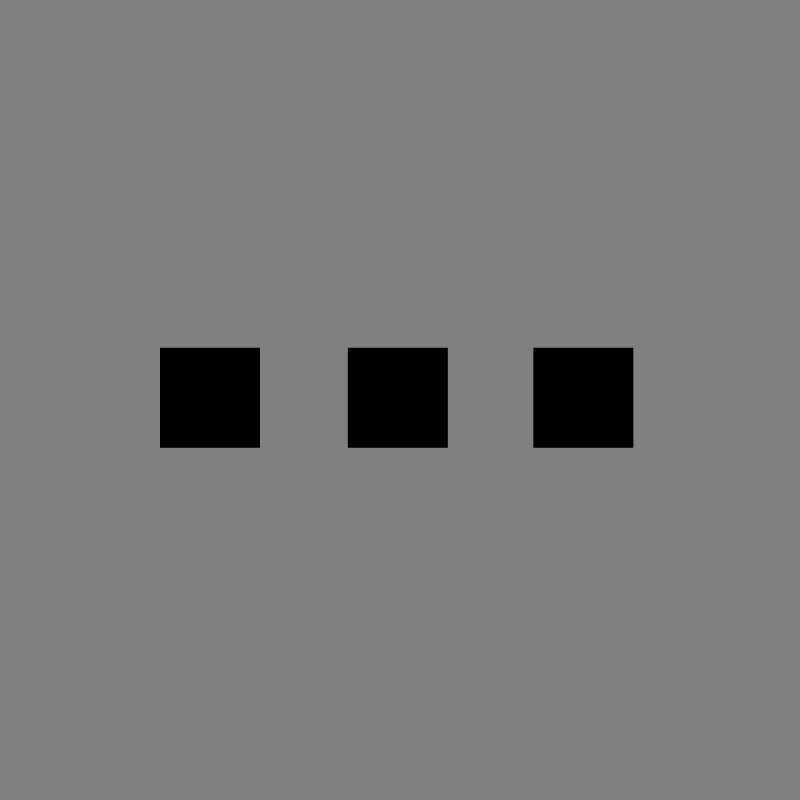
Frame 1 (no input)
Frame 60 (no input): identical to frame 1, image omitted
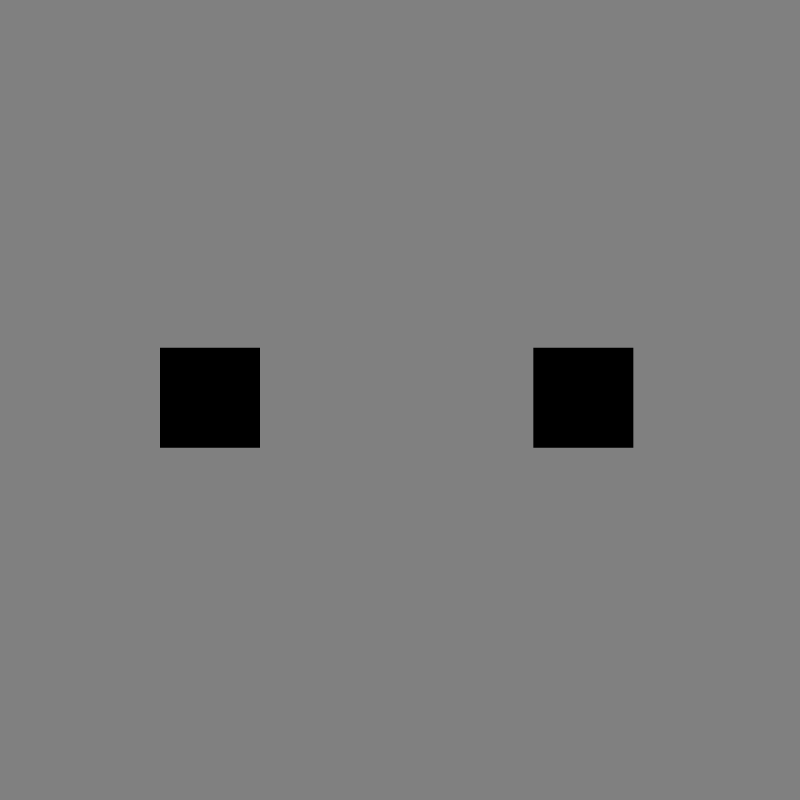
Frame 120 (the mouse pressed at the canvas centre since frame 60)

The p5.js sketch that drew these frames (run headless with seeded random() and noise() and a simulated clock; from frame 60 on, the mouse is pressed at the canvas centre):

// p5.js sketch
// ── sketch.js
// Grid Based Game

// Hardcoded Levels
let level1 = [
  [0, 0, 0, 0, 0, 0, 0, 0, 0, 0, 0, 0, 0, 0, 0, 0, 0, 0],
  [0, 0, 0, 0, 0, 0, 0, 0, 0, 0, 0, 0, 0, 0, 0, 0, 0, 0],
  [0, 0, 0, 0, 0, 0, 0, 0, 0, 0, 0, 0, 0, 0, 0, 0, 0, 0],
  [0, 0, 0, 0, 1, 1, 1, 0, 0, 0, 0, 1, 1, 1, 0, 0, 0, 0],
  [0, 0, 0, 1, 1, 1, 1, 1, 0, 0, 1, 1, 1, 1, 1, 0, 0, 0],
  [0, 0, 1, 1, 1, 1, 1, 1, 1, 1, 1, 1, 0, 1, 1, 1, 0, 0],
  [0, 0, 1, 1, 1, 1, 1, 1, 1, 1, 1, 1, 0, 0, 1, 1, 0, 0],
  [0, 0, 1, 1, 1, 1, 1, 1, 1, 1, 1, 1, 1, 0, 1, 1, 0, 0],
  [0, 0, 1, 1, 1, 1, 1, 1, 1, 1, 1, 1, 1, 1, 1, 1, 0, 0],
  [0, 0, 0, 1, 1, 1, 1, 1, 1, 1, 1, 1, 1, 1, 1, 0, 0, 0],
  [0, 0, 0, 0, 1, 1, 1, 1, 1, 1, 1, 1, 1, 1, 0, 0, 0, 0],
  [0, 0, 0, 0, 0, 1, 1, 1, 1, 1, 1, 1, 1, 0, 0, 0, 0, 0],
  [0, 0, 0, 0, 0, 0, 1, 1, 1, 1, 1, 1, 0, 0, 0, 0, 0, 0],
  [0, 0, 0, 0, 0, 0, 0, 1, 1, 1, 1, 0, 0, 0, 0, 0, 0, 0],
  [0, 0, 0, 0, 0, 0, 0, 0, 1, 1, 0, 0, 0, 0, 0, 0, 0, 0],
  [0, 0, 0, 0, 0, 0, 0, 0, 0, 0, 0, 0, 0, 0, 0, 0, 0, 0],
  [0, 0, 0, 0, 0, 0, 0, 0, 0, 0, 0, 0, 0, 0, 0, 0, 0, 0],
  [0, 0, 0, 0, 0, 0, 0, 0, 0, 0, 0, 0, 0, 0, 0, 0, 0, 0]
];

let level2 = [
  [0, 0, 0, 0, 0, 0, 0, 0, 0, 0, 0, 0, 0, 0, 0, 0, 0, 0],
  [0, 0, 0, 0, 0, 0, 1, 1, 1, 1, 1, 1, 0, 0, 0, 0, 0, 0],
  [0, 0, 0, 0, 1, 1, 1, 1, 1, 1, 1, 1, 1, 1, 0, 0, 0, 0],
  [0, 0, 0, 1, 1, 1, 1, 1, 1, 1, 1, 1, 1, 1, 1, 0, 0, 0],
  [0, 0, 1, 1, 1, 1, 1, 0, 0, 1, 1, 1, 1, 0, 0, 1, 0, 0],
  [0, 0, 1, 1, 1, 1, 1, 0, 0, 1, 1, 1, 1, 0, 0, 1, 0, 0],
  [0, 1, 1, 1, 1, 1, 1, 1, 1, 1, 1, 1, 1, 0, 0, 0, 1, 0],
  [0, 1, 1, 1, 1, 1, 1, 1, 1, 1, 1, 1, 0, 0, 0, 0, 1, 0],
  [0, 1, 1, 1, 1, 1, 1, 1, 1, 1, 1, 0, 0, 0, 0, 0, 1, 0],
  [0, 1, 1, 1, 1, 1, 1, 1, 1, 1, 0, 0, 0, 0, 0, 0, 1, 0],
  [0, 1, 1, 1, 1, 1, 0, 0, 0, 0, 0, 0, 0, 0, 0, 0, 1, 0],
  [0, 1, 1, 1, 1, 0, 0, 0, 0, 0, 0, 0, 0, 0, 0, 0, 1, 0],
  [0, 0, 1, 1, 1, 0, 0, 0, 0, 1, 1, 0, 0, 0, 0, 1, 0, 0],
  [0, 0, 1, 1, 1, 0, 0, 0, 0, 1, 1, 0, 0, 0, 1, 1, 0, 0],
  [0, 0, 0, 1, 1, 1, 0, 0, 0, 0, 0, 0, 0, 1, 1, 0, 0, 0],
  [0, 0, 0, 0, 1, 1, 1, 1, 0, 0, 0, 0, 1, 1, 0, 0, 0, 0],
  [0, 0, 0, 0, 0, 0, 1, 1, 1, 1, 1, 1, 0, 0, 0, 0, 0, 0],
  [0, 0, 0, 0, 0, 0, 0, 0, 0, 0, 0, 0, 0, 0, 0, 0, 0, 0]
];

let level3 = [
  [0, 0, 0, 0, 0, 0, 0, 0, 0, 0, 0, 0, 0, 1, 0, 1, 1, 1],
  [0, 0, 0, 0, 0, 0, 0, 0, 0, 0, 0, 0, 1, 0, 1, 1, 1, 1],
  [0, 0, 0, 0, 0, 0, 0, 0, 0, 0, 0, 1, 0, 1, 1, 1, 1, 0],
  [0, 0, 0, 0, 0, 0, 0, 0, 0, 0, 0, 0, 1, 1, 1, 1, 0, 0],
  [0, 0, 0, 0, 0, 0, 0, 0, 0, 0, 0, 0, 1, 1, 1, 0, 0, 0],
  [0, 0, 0, 0, 0, 0, 0, 0, 0, 0, 0, 1, 1, 0, 0, 0, 0, 0],
  [0, 0, 0, 0, 0, 0, 0, 0, 0, 0, 1, 1, 0, 0, 0, 0, 0, 0],
  [0, 0, 0, 0, 0, 0, 0, 0, 0, 1, 1, 0, 0, 0, 0, 0, 0, 0],
  [0, 0, 0, 0, 0, 1, 1, 1, 1, 1, 1, 0, 0, 0, 0, 0, 0, 0],
  [0, 0, 1, 1, 1, 1, 1, 1, 1, 1, 0, 0, 0, 0, 0, 0, 0, 0],
  [1, 1, 1, 1, 1, 1, 1, 0, 1, 1, 0, 0, 0, 0, 0, 0, 0, 0],
  [1, 1, 1, 1, 0, 1, 1, 1, 1, 1, 0, 0, 0, 0, 0, 0, 0, 0],
  [0, 1, 1, 1, 1, 0, 1, 1, 1, 1, 0, 0, 0, 0, 0, 0, 0, 0],
  [0, 0, 1, 1, 1, 1, 0, 1, 1, 0, 0, 0, 0, 0, 0, 0, 0, 0],
  [0, 0, 0, 1, 1, 1, 1, 1, 1, 0, 0, 0, 0, 0, 0, 0, 0, 0],
  [0, 0, 0, 0, 1, 1, 1, 1, 1, 0, 0, 0, 0, 0, 0, 0, 0, 0],
  [0, 0, 0, 0, 0, 1, 1, 1, 0, 0, 0, 0, 0, 0, 0, 0, 0, 0],
  [0, 0, 0, 0, 0, 0, 1, 1, 0, 0, 0, 0, 0, 0, 0, 0, 0, 0]
];

// Global Variables
let menu = true;
let grid = "menu";
let gridSize = 18;
let cellHeight, cellWidth;
let cellX;
let cellY;
let nums = [];
let currentLevel;
let buttonWidth = 100;
let buttonHeight = 100;
let firstLvl, secondLvl, thirdLvl;

function setup() {

  // Creating Grid Perameters
  if (windowWidth < windowHeight) {
    createCanvas(windowWidth*0.8, windowWidth*0.8);
  }
  else {
    createCanvas(windowHeight*0.8, windowHeight*0.8);
  }

  // Giving Variables Values
  grid = level1;
  cellWidth = width/gridSize;
  cellHeight = height/gridSize;
  firstLvl = new Button(level1, width/5, height/2.3, buttonWidth, buttonHeight);
  secondLvl = new Button(level2, width/2.3, height/2.3, buttonWidth, buttonHeight);
  thirdLvl = new Button(level3, width/1.5, height/2.3, buttonWidth, buttonHeight);
}

function draw() {

  // Displaying Menu or Grid
  if (menu === true) {
    background("grey");
    firstLvl.display();
    secondLvl.display();
    thirdLvl.display();
  }
  else {
    displayGrid();
    // displayNums();
  }
}

// // Leaving the Game (WIP)
// function keyPressed() {
//   if (key === 27) {
//     menu = true;
//   }
// }

// // The Button Class
class Button {
  constructor(level, x, y, butWidth, butHeight) {
    this.purpose = level;
    this.x = x;
    this.y = y;
    this.butWidth = butWidth;
    this.butHeight = butHeight;
    this.hoverColor = "grey";
    this.notHoverColor = "black";
  }

  // Displaying the Buttons
  display() {
    noStroke();
    if (this.isHover(mouseX, mouseY)) {
      fill(this.hoverColor);
    }
    else {
      fill(this.notHoverColor);
    }
    rect(this.x, this.y, this.butWidth, this.butHeight);
    // if (this.purpose === level1) {
    //   textSize(cellWidth*0.75);
    //   fill("white");
    //   textAlign(CENTER, CENTER);
    //   text("1", this.x*this.butWidth + this.butWidth/2, this.y*this.butHeight + this.butHeight/2);
    // }
    // if (this.purpose === level2) {
    //   textSize(cellWidth*0.75);
    //   fill("white");
    //   textAlign(CENTER, CENTER);
    //   text("2", this.x*this.butWidth + this.butWidth/2, this.y*this.butHeight + this.butHeight/2);
    // }
    // if (this.purpose === level3) {
    //   textSize(cellWidth*0.75);
    //   fill("white");
    //   textAlign(CENTER, CENTER);
    //   text("3", this.x*this.butWidth + this.butWidth/2, this.y*this.butHeight + this.butHeight/2);
    // }
  }

  // Seeing if the Mouse is Over the Button
  isHover(x, y) {
    return x >= this.x && x <= this.x + this.butWidth &&
           y >= this.y && y <= this.y + this.butHeight;
  }
}

// // Making the Buttons Work
function mousePressed() {
  // if (firstLvl.isHover(mouseX, mouseY) && menu) {
  //   grid = level1;
  //   menu = false;
  // }
  // else if (secondLvl.isHover(mouseX, mouseY) && menu) {
  //   grid = level2;
  //   menu = false;
  // }
  // else if (thirdLvl.isHover(mouseX, mouseY) && menu) {
  //   grid = level3;
  //   menu = false;
  // }

  // Making the Game Work
  cellX = Math.floor(mouseX/cellWidth);
  cellY = Math.floor(mouseY/cellHeight);

  if (grid[cellY][cellX] === 1 && !menu) {
    grid[cellY][cellX] = 2;
  }
  if (grid[cellY][cellX] === 0 && !menu) {
    grid[cellY][cellX] = "X";
  }
}

// // Displaying the Numbers
// function displayNums() {
//   for (let y=0; y<grid.length; y++) {
//     for (let x=0; x<grid[y].length; x++) {
//       let counting = 0;
//       if (grid[y][x] === 1 || grid[y][x] === 2) {
//         counting++;
//       }
//       else {
//         nums.push(counting);
//         counting = 0;
//       }
//     }
//   }

  
// }

// Displaying the Grid
function displayGrid() {
  for (let y=0; y<gridSize; y++) {
    for (let x=0; x<gridSize; x++) {
      fill("white");
      strokeWeight(1);
      rect(x*cellWidth, y*cellHeight, cellWidth, cellHeight);

      if (grid[y][x] === 2) {
        fill("black");
        rect(x*cellWidth, y*cellHeight, cellWidth, cellHeight);
      }
      else if (grid[y][x] === "X") {
        fill("black");
        textSize(cellWidth*0.75);
        textAlign(CENTER, CENTER);
        text(grid[y][x], x*cellWidth + cellWidth/2, y*cellHeight + cellHeight/2);
      }
    }
  }
  drawGridLines();
}

// Drawing the Grid Lines (WIP)
function drawGridLines() {
  strokeWeight(1);
  for (let location=0; location<gridSize; location++) {
    line(0, cellHeight*location, width, cellHeight*location);
    line(cellWidth*location, 0, cellWidth*location, height);
  }
  line(width, 0, width, height);
  line(0, height, width, height);
}
